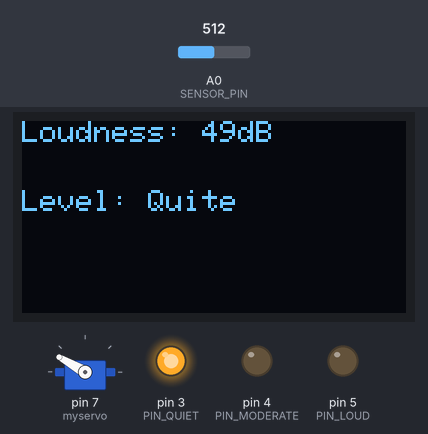
The sketch below on a simulated Arduino Uno, built with avr-gcc and run on an emulated ATmega328P. Parts: servo, 128×64 one-colour display, output pins drawn as LEDs (lit = HIGH). The test bench sets the inputs (shaded band); at power-on: A0 (SENSOR_PIN) = 512.

Above: at 4.2 s.
4.3 s: A0 (SENSOR_PIN) set to 716
At 4.55 s:
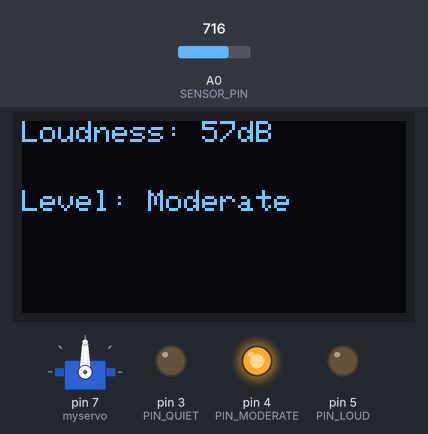
Timing chart, 0 to 7.3 s (numbered marks = the images above; inputs shaded):
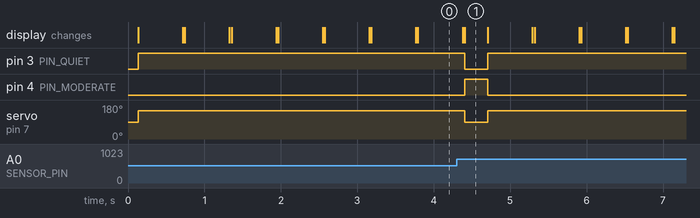

Measured:
- after the input at 4.3 s, pin 3 (PIN_QUIET): HIGH → LOW after 0.10 s, → HIGH 0.30 s later; pin 4 (PIN_MODERATE): LOW → HIGH after 0.10 s, → LOW 0.30 s later; servo on pin 7 (myservo): 150° → 90° after 0.10 s, → 150° 0.30 s later; the display: first changes after 0.08 s (image 1 shows a later state)

The sketch:

Sound_meter_and_intensity.ino
```cpp
  #include <Wire.h>
//#include <LiquidCrystal_I2C.h> // Library for LCD
#include<Adafruit_GFX.h>
#include<Adafruit_SSD1306.h>
#include <Servo.h>
#include <SPI.h>

Servo myservo;
int pos=0;
const int sampleWindow = 50;                              // Sample window width in mS (50 mS = 20Hz)
unsigned int sample;

#define SCREEN_WIDTH 128 // OLED display width, in pixels
#define SCREEN_HEIGHT 64 // OLED display height, in pixels

#define OLED_RESET  -1    // Reset pin # (or -1 if sharing Arduino reset pin)
#define SCREEN_ADDRESS 0x3c ///< See datasheet for Address; 0x3D for 128x64, 0x3C for 128x32
Adafruit_SSD1306 display(SCREEN_WIDTH, SCREEN_HEIGHT, &Wire, OLED_RESET);

#define SENSOR_PIN A0
#define PIN_QUIET 3
#define PIN_MODERATE 4
#define PIN_LOUD 5
#define Buzzer 6

void setup ()
{
  myservo.attach(7);
  pinMode (SENSOR_PIN, INPUT); // Set the signal pin as input
  pinMode(PIN_QUIET, OUTPUT);
  pinMode(PIN_MODERATE, OUTPUT);
  pinMode(PIN_LOUD, OUTPUT);
  pinMode(Buzzer,OUTPUT);

  digitalWrite(PIN_QUIET, LOW);
  digitalWrite(PIN_MODERATE, LOW);
  digitalWrite(PIN_LOUD, LOW);
  pinMode(Buzzer,LOW);

  Serial.begin(9600);
  if(!display.begin(SSD1306_SWITCHCAPVCC, SCREEN_ADDRESS)) {
    Serial.println(F("SSD1306 allocation failed"));
    for(;;); // Don't proceed, loop forever
  }

   display.clearDisplay();//oled
  display.setTextSize(1);//loed
  display.setTextColor(WHITE);//oled

}


void loop ()
{
   unsigned long startMillis= millis();                   // Start of sample window
   float peakToPeak = 0;                                  // peak-to-peak level

   unsigned int signalMax = 0;                            //minimum value
   unsigned int signalMin = 1024;                         //maximum value

                                                          // collect data for 50 mS
   while (millis() - startMillis < sampleWindow)
   {
      sample = analogRead(SENSOR_PIN);                    //get reading from microphone
      if (sample < 1024)                                  // toss out spurious readings
      {
         if (sample > signalMax)
         {
            signalMax = sample;                           // save just the max levels
         }
         else if (sample < signalMin)
         {
            signalMin = sample;                           // save just the min levels
         }
      }
   }

   peakToPeak = signalMax - signalMin;                    // max - min = peak-peak amplitude
   int db = map(peakToPeak,20,900,49.5,90);             //calibrate for deciBels

  display.setCursor(0, 0);

  display.print("Loudness: ");

  display.print(db);

  display.println("dB");
  display.display();
  if (db <= 52)
  {

    display.setCursor(0, 23);
    display.println("Level: Quite");
    display.display();
    digitalWrite(PIN_QUIET, HIGH);
    digitalWrite(PIN_MODERATE, LOW);
    digitalWrite(PIN_LOUD, LOW);
    pinMode(Buzzer,LOW);

    myservo.write(150);


  }
  else if (db > 52 && db<60)
  {
//    display.clearDisplay();
    display.setCursor(0, 23);

    display.print("Level: Moderate");
    display.display();
    digitalWrite(PIN_QUIET, LOW);
    digitalWrite(PIN_MODERATE, HIGH);
    digitalWrite(PIN_LOUD, LOW);
    pinMode(Buzzer,LOW);

    myservo.write(90);

  }
  else if (db>=60)

  {
//       display.clearDisplay();
    display.setCursor(0, 23);

     display.print("Level: High");
     display.display();
    digitalWrite(PIN_QUIET, LOW);
    digitalWrite(PIN_MODERATE, LOW);
    digitalWrite(PIN_LOUD, HIGH);
    pinMode(Buzzer,HIGH);

    myservo.write(50);
  }

   delay(200);
   display.clearDisplay();
}
```
